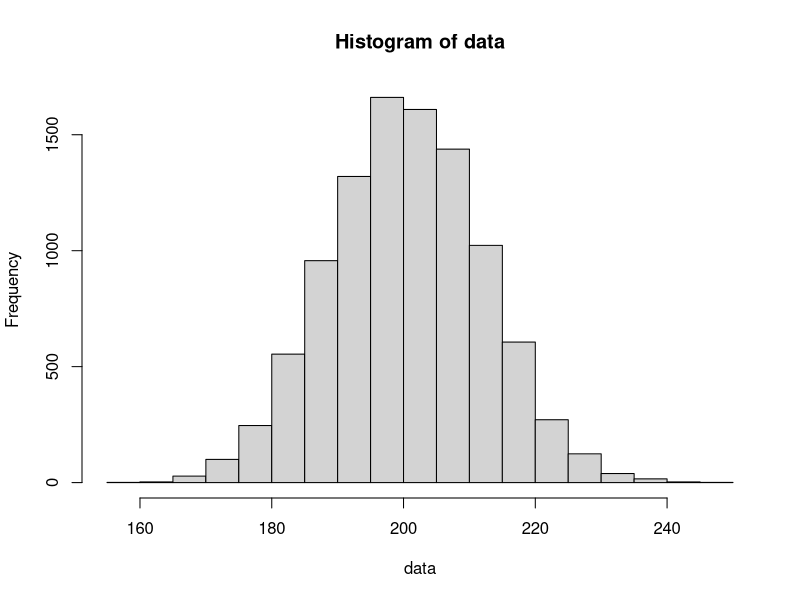

Write the R code that produced this figure. (Note: this script raises an error after producing the figure.)

#### Problem 1c. ####

meanrow <- function(matrix) {
  matrix <- apply(matrix, 2, mean)
  return(matrix)
}

n = 1e4
population = c(1:400)
data = replicate(n, sample(population, 100, replace=TRUE))
data = meanrow(data)
hist(data)
sd(data)
mean(data)
#################################
# Problem 2
#################################
A = c(-.1, 1.5, -.6, -1.4,
      -1.2, -0.5, 1.0, -1.5,
      0.1, 0.5, -0.5, -2.0)
A = matrix(A, nrow=3, byrow=TRUE)
t(A)
B = A %*% t(A)
C = t(A) %*% A

install.packages("MASS")
library(MASS)
solve(B)
ginv(B)
solve(C)
ginv(C)

# The matrix C is singular. Check that the determinant is nearly zero.
det(C)

row.median = apply(A, 1, median)
column.std = apply(A, 2, sd)

#########
# Problem 3

data <- read.table("sleep.txt", header=T)
y <- data$NonD
length(y)
sum(!is.na(y))

# 3b
w = na.omit(y)
w = y[!is.na(y)]

# 3c
sleep17 = data[,1:7]
apply(na.omit(sleep17), 2, mean) # ignoring nan
apply(sleep17, 2, mean) # including nan

# 3d
sleep35 = data[,3:5]
boxplot(sleep35, main = "Box Plot of the Sleep Data")

# 3e
tapply(data$Sleep, data$Danger, mean, na.rm = T)

